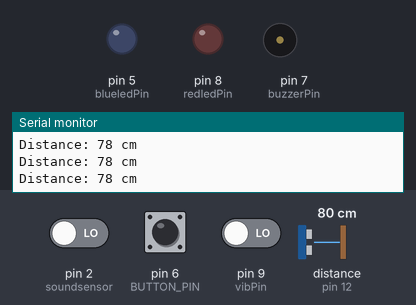
The sketch below on a simulated Arduino Uno, built with avr-gcc and run on an emulated ATmega328P. Shown: output pins drawn as LEDs (lit = HIGH), buzzer (waves = sounding), the last lines printed to the serial monitor. Wiring (inferred from the names in the program): ultrasonic range finder: trigger pin 11; echo pin 12. The test bench sets the inputs (shaded band); at power-on: pin 6 (BUTTON_PIN) HIGH, distance to the obstacle (sensor on pin 12) 80 cm, pin 9 (vibPin) LOW, pin 2 (soundsensor) LOW. The echo pulse lasts 58.3 µs per cm; pins used as bus, display or sensor lines are not drawn.

Above: at 1.2 s.
1.3 s: pin 6 (BUTTON_PIN) pulled LOW for 0.15 s
At 1.7 s:
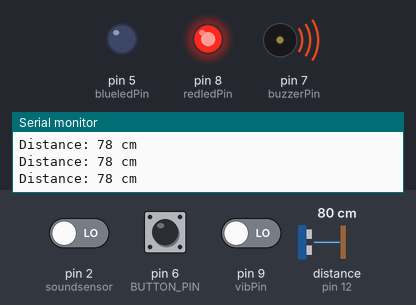
4.4 s: distance to the obstacle (sensor on pin 12) set to 7 cm
7.4 s: distance to the obstacle (sensor on pin 12) set to 4 cm
At 7.8 s:
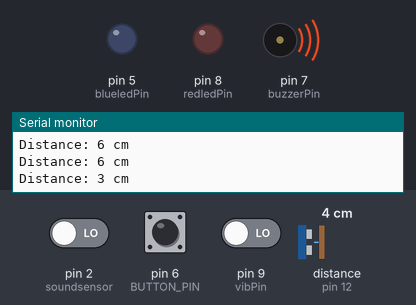
10.4 s: pin 9 (vibPin) driven HIGH
At 10.8 s:
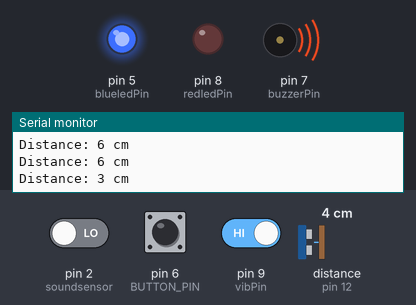
16.4 s: pin 2 (soundsensor) driven LOW
Timing chart, 0 to 20.4 s (numbered marks = the images above; inputs shaded):
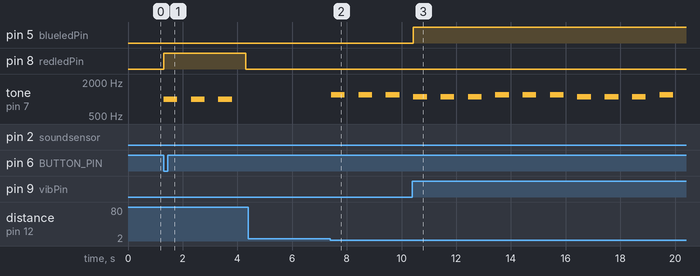

Measured:
- the behaviour switches between 6 and 5 cm on distance to the obstacle (sensor on pin 12) (found by bisection; images 1 and 2)
- after the input at 1.3 s, pin 8 (redledPin): LOW → HIGH at once, → LOW 3.0 s later; tone on pin 7 (buzzerPin): alternates 1000 Hz for 0.50 s and silent for 0.50 s, starting at once
- after the input at 7.4 s, tone on pin 7 (buzzerPin): alternates 1200 Hz for 0.50 s and silent for 0.50 s, starting at once
- after the input at 10.4 s, pin 5 (blueledPin): LOW → HIGH at once

The sketch:

internprep2020protecc.ino
```cpp
int blueledPin = 5;
const int BUTTON_PIN = 6;  // pushbutton
int buttonState = 0;   // reading pushbutton status

const int redledPin =  8;
int soundsensor = 2; // sound sensor
boolean LEDStatus = false;
int vibPin = 9; //vibration sensor
int lightsensPin = 10;

#define echoPin 12
#define trigPin 11
long duration;
int distance;

const int buzzerPin = 7;

void setup() {
  //assign inputs
  pinMode(BUTTON_PIN, INPUT_PULLUP);
  pinMode(soundsensor, INPUT);
  pinMode(vibPin, INPUT);
  pinMode(lightsensPin, INPUT);
  pinMode(echoPin, INPUT);

  //assign outputs
  pinMode(blueledPin, OUTPUT);
  pinMode(redledPin, OUTPUT);
  pinMode(trigPin, OUTPUT);
  pinMode(buzzerPin, OUTPUT);

  Serial.begin(9600);
  Serial.println("Ultrasonic sensor readings\n");
}

void loop() {

////BLUE LED CHECK
//digitalWrite(blueledPin, HIGH);
//delay(1000);
//digitalWrite(blueledPin, LOW);
//delay(1000);
//
////RED LED CHECK
//digitalWrite(redledPin, HIGH);
//
//  PUSHBUTTON CHECK
  buttonState = digitalRead(BUTTON_PIN);

  // control LED according to the state of button
  if(buttonState == LOW)         // If button is pressed
  {
    digitalWrite(redledPin, HIGH); // turn on LED
    tone(buzzerPin, 1000); //play 1KHz sound signal
    delay(500);
    noTone(buzzerPin);
    delay(500);

    tone(buzzerPin, 1000); //play 1KHz sound signal
    delay(500);
    noTone(buzzerPin);
    delay(500);

    tone(buzzerPin, 1000); //play 1KHz sound signal
    delay(500);
    noTone(buzzerPin);
    delay(500);
  }
  else                           // if button not pressed
  {
    digitalWrite(redledPin, LOW);  // turn off LED
  }

//SOUND CHECK
  int SensorData=digitalRead(soundsensor);
  if(SensorData==1){
    if(LEDStatus==false){
        LEDStatus=true;
        digitalWrite(redledPin,HIGH);

    tone(buzzerPin, 750); //play 1KHz sound signal
    delay(500);
    noTone(buzzerPin);
    delay(500);

    tone(buzzerPin, 750); //play 1KHz sound signal
    delay(500);
    noTone(buzzerPin);
    delay(500);

    tone(buzzerPin, 750); //play 1KHz sound signal
    delay(500);
    noTone(buzzerPin);
    delay(500);
    }
    else{
        LEDStatus=false;
        digitalWrite(redledPin,LOW);
    }
  }

//VIBE CHECK
  int val;
  val=digitalRead(vibPin);
  if(val==1)
  {
    digitalWrite(blueledPin,HIGH);

    tone(buzzerPin, 1100); //play 1KHz sound signal
    delay(500);
    noTone(buzzerPin);
    delay(500);

    tone(buzzerPin, 1100); //play 1KHz sound signal
    delay(500);
    noTone(buzzerPin);
    delay(500);

    tone(buzzerPin, 1100); //play 1KHz sound signal
    delay(500);
    noTone(buzzerPin);
    delay(500);
   }
   else
   digitalWrite(blueledPin,LOW);

//NOTE: photoresistor broke while testing???
////LIGHTSENS CHECK
//  int LightSensdata = digitalRead(lightsensPin);
//  if(LightSensdata==1)
//  {
//    digitalWrite(blueledPin,LOW);
//    Serial.print(LightSensdata);
//   }
//   else
//   digitalWrite(blueledPin,HIGH);
//   Serial.print(LightSensdata);


//ULTRASONSENS CHECK
// Clears the trigPin condition
  digitalWrite(trigPin, LOW);
  delayMicroseconds(2);
  // Sets the trigPin HIGH (ACTIVE) for 10 microseconds
  digitalWrite(trigPin, HIGH);
  delayMicroseconds(10);
  digitalWrite(trigPin, LOW);
  // Reads the echoPin, returns the sound wave travel time in microseconds
  duration = pulseIn(echoPin, HIGH);
  // Calculating the distance
  distance = duration * 0.034 / 2; // Speed of sound wave divided by 2 (go and back)
  // Displays the distance on the Serial Monitor
  Serial.print("Distance: ");
  Serial.print(distance);
  Serial.println(" cm");
if (distance < 5)
{
    tone(buzzerPin, 1200); //play 1KHz sound signal
    delay(500);
    noTone(buzzerPin);
    delay(500);

    tone(buzzerPin, 1200); //play 1KHz sound signal
    delay(500);
    noTone(buzzerPin);
    delay(500);

    tone(buzzerPin, 1200); //play 1KHz sound signal
    delay(500);
    noTone(buzzerPin);
    delay(500);
}


//PIEZO BUZZER PIN
//tone(buzzerPin, 262); //play 1KHz sound signal
//delay(500);
//noTone(buzzerPin);
//tone(buzzerPin, 294.8); //play 1KHz sound signal
//delay(500);
//noTone(buzzerPin);
//tone(buzzerPin, 327.5); //play 1KHz sound signal
//delay(500);
//noTone(buzzerPin);

}
```
